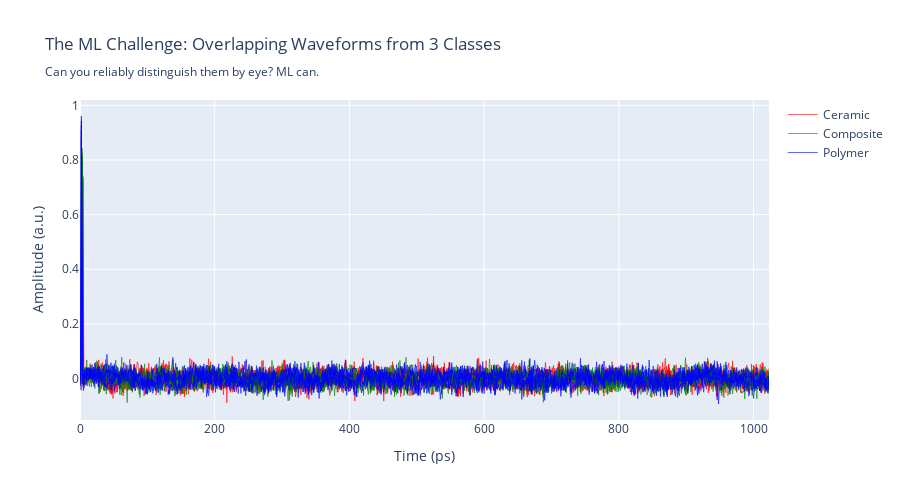

The cell this chart's notebook holds for it:
### Code cell
# Demonstrate the challenge: overlay multiple samples per class
# Human eye struggles to separate classes due to noise + subtle differences
fig_overlap = go.Figure()

for label in CLASS_NAMES:
    label_mask = y_labels == label
    indices = np.where(label_mask)[0][:5]  # Show 5 samples per class
    
    for i, idx in enumerate(indices):
        t_axis = times[idx] if times.ndim == 2 else times
        fig_overlap.add_trace(go.Scatter(
            x=t_axis * 1e12,
            y=X_time[idx],
            mode="lines",
            name=label,
            line=dict(color=colors[label], width=1),
            opacity=0.6,
            showlegend=(i == 0),  # Only one legend entry per class
        ))

fig_overlap.update_layout(
    title="The ML Challenge: Overlapping Waveforms from 3 Classes<br><sub>Can you reliably distinguish them by eye? ML can.</sub>",
    xaxis_title="Time (ps)",
    yaxis_title="Amplitude (a.u.)",
    height=500,
)
fig_overlap.show()
fig_overlap.write_html(ARTIFACT_DIR / "overlapping_waveforms.html")

print("\n⚠️  Visual inspection challenge:")
print("• 5 samples per class shown (15 total)")
print("• Systematic differences exist but are masked by noise")
print("• ML extracts robust statistical features across all 360 samples")

### Figure 1 — Plotly figure (JSON) as saved in the notebook; plotly's stock layout.template omitted (floating-point values rounded to 4 significant figures; data arrays with more than 128 entries replaced by an {"elided": "..."} marker saying what was removed)
{"data": [{"line": {"color": "red", "width": 1}, "mode": "lines", "name": "Ceramic", "opacity": 0.6, "showlegend": true, "type": "scatter", "x": {"elided": "1024 float values"}, "y": {"elided": "1024 float values"}}, {"line": {"color": "red", "width": 1}, "mode": "lines", "name": "Ceramic", "opacity": 0.6, "showlegend": false, "type": "scatter", "x": {"elided": "1024 float values"}, "y": {"elided": "1024 float values"}}, {"line": {"color": "red", "width": 1}, "mode": "lines", "name": "Ceramic", "opacity": 0.6, "showlegend": false, "type": "scatter", "x": {"elided": "1024 float values"}, "y": {"elided": "1024 float values"}}, {"line": {"color": "red", "width": 1}, "mode": "lines", "name": "Ceramic", "opacity": 0.6, "showlegend": false, "type": "scatter", "x": {"elided": "1024 float values"}, "y": {"elided": "1024 float values"}}, {"line": {"color": "red", "width": 1}, "mode": "lines", "name": "Ceramic", "opacity": 0.6, "showlegend": false, "type": "scatter", "x": {"elided": "1024 float values"}, "y": {"elided": "1024 float values"}}, {"line": {"color": "green", "width": 1}, "mode": "lines", "name": "Composite", "opacity": 0.6, "showlegend": true, "type": "scatter", "x": {"elided": "1024 float values"}, "y": {"elided": "1024 float values"}}, {"line": {"color": "green", "width": 1}, "mode": "lines", "name": "Composite", "opacity": 0.6, "showlegend": false, "type": "scatter", "x": {"elided": "1024 float values"}, "y": {"elided": "1024 float values"}}, {"line": {"color": "green", "width": 1}, "mode": "lines", "name": "Composite", "opacity": 0.6, "showlegend": false, "type": "scatter", "x": {"elided": "1024 float values"}, "y": {"elided": "1024 float values"}}, {"line": {"color": "green", "width": 1}, "mode": "lines", "name": "Composite", "opacity": 0.6, "showlegend": false, "type": "scatter", "x": {"elided": "1024 float values"}, "y": {"elided": "1024 float values"}}, {"line": {"color": "green", "width": 1}, "mode": "lines", "name": "Composite", "opacity": 0.6, "showlegend": false, "type": "scatter", "x": {"elided": "1024 float values"}, "y": {"elided": "1024 float values"}}, {"line": {"color": "blue", "width": 1}, "mode": "lines", "name": "Polymer", "opacity": 0.6, "showlegend": true, "type": "scatter", "x": {"elided": "1024 float values"}, "y": {"elided": "1024 float values"}}, {"line": {"color": "blue", "width": 1}, "mode": "lines", "name": "Polymer", "opacity": 0.6, "showlegend": false, "type": "scatter", "x": {"elided": "1024 float values"}, "y": {"elided": "1024 float values"}}, {"line": {"color": "blue", "width": 1}, "mode": "lines", "name": "Polymer", "opacity": 0.6, "showlegend": false, "type": "scatter", "x": {"elided": "1024 float values"}, "y": {"elided": "1024 float values"}}, {"line": {"color": "blue", "width": 1}, "mode": "lines", "name": "Polymer", "opacity": 0.6, "showlegend": false, "type": "scatter", "x": {"elided": "1024 float values"}, "y": {"elided": "1024 float values"}}, {"line": {"color": "blue", "width": 1}, "mode": "lines", "name": "Polymer", "opacity": 0.6, "showlegend": false, "type": "scatter", "x": {"elided": "1024 float values"}, "y": {"elided": "1024 float values"}}], "layout": {"height": 500, "title": {"text": "The ML Challenge: Overlapping Waveforms from 3 Classes<br><sub>Can you reliably distinguish them by eye? ML can.</sub>"}, "xaxis": {"title": {"text": "Time (ps)"}}, "yaxis": {"title": {"text": "Amplitude (a.u.)"}}}}
